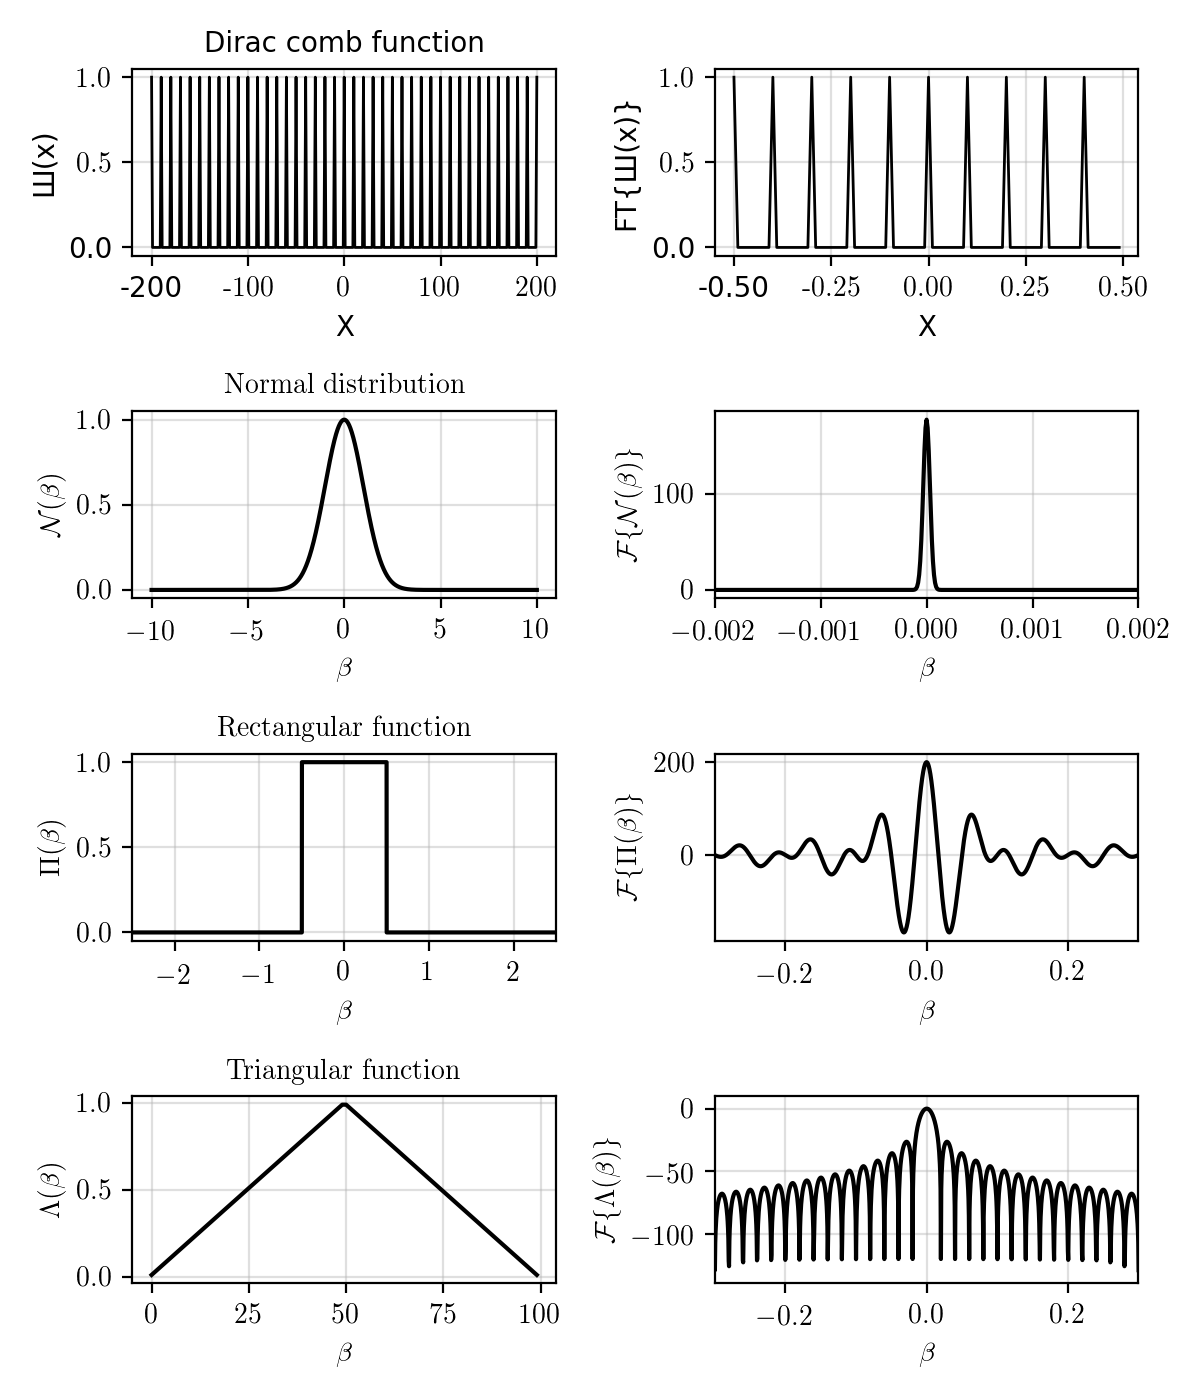

Write Python code to recreate this figure.
import matplotlib.pyplot as plt
import numpy as np
import os
import numpy.fft
from scipy import signal

os.chdir('/home/volkoff/fourier')

plt.rcdefaults(); 
plt.rc('text', usetex = True); 
plt.rc('font', family = 'serif')

# Set
x = np.arange(-10, 10, 1e-5)

# Gaussian distribution
gaussian = lambda x: np.exp(-1*(x)**2/2)
fft_gaussian = np.fft.fftshift(np.abs(np.fft.fft(gaussian(x)))) / np.sqrt(len(gaussian(x)))

plt.figure(figsize = (12, 4))
plt.subplot(121) # Beta numbers normally distributed
plt.title('Normal distribution', fontsize = 12, loc = 'center')
plt.grid(True, alpha = 0.4)
plt.xlabel(r'$\beta$', fontsize = 12)
plt.ylabel(r'$\mathcal{N}(\beta)$', fontsize = 12)
plt.plot(x,  gaussian(x), 'k-', lw = 1.5)
plt.subplot(122) # FFT
plt.grid(True, alpha = 0.4)
plt.xlim(-0.002, 0.002)
plt.xlabel(r'$\beta$', fontsize = 12)
plt.ylabel(r'$\mathcal{F}\{\mathcal{N}(\beta)\}$', fontsize = 12)
fft_gaussian = np.fft.fftshift(np.abs(np.fft.fft(gaussian(x)))) / np.sqrt(len(gaussian(x)))
plt.plot(x, fft_gaussian, 'k-', lw = 1.5)
plt.tight_layout()
plt.savefig('gaussian.png', dpi  = 200)
plt.close() # plt.show()

# Rectangular function
rect = lambda x: np.where(abs(x)<=0.5, 1, 0)
y = np.zeros(len(x)); 
y[200:400] = 1
ffty = np.fft.fft(y); ffty = np.fft.fftshift(ffty)
fft_rect = np.real(ffty)

plt.figure(figsize = (12, 4))
plt.subplot(121) # Beta numbers 
plt.grid(True, alpha = 0.4)
plt.xlim(-2.5, 2.5)
plt.title('Rectangular function', fontsize = 12, loc = 'center')
plt.xlabel(r'$\beta$', fontsize = 12)
plt.ylabel(r'$\Pi$($\beta$)', fontsize = 12)
plt.plot(x,  rect(x), 'k-', lw = 1.5)
plt.subplot(122) # FFT
plt.grid(True, alpha = 0.4)
plt.xlim(-.3, .3)
plt.xlabel(r'$\beta$', fontsize = 12)
plt.ylabel(r'$\mathcal{F}\{\Pi(\beta)\}$', fontsize = 12)
plt.plot(x, fft_rect, 'k-', lw = 1.5)
plt.tight_layout()
plt.savefig('rectangular.png', dpi  = 200)
plt.close() # plt.show()

# Triangular function
triang = lambda x: signal.triang(x)
x_ = triang(100)
A = numpy.fft.fft(x_, 2048) / (len(x_)/2.0)
freq = np.linspace(-0.5, 0.5, len(A))
response = 20 * np.log10(np.abs(np.fft.fftshift(A / np.abs(A).max())))

plt.figure(figsize = (12, 4))
plt.subplot(121) # Beta numbers 
plt.grid(True, alpha = 0.4)
plt.title('Triangular function', fontsize = 12, loc = 'center')
plt.xlabel(r'$\beta$', fontsize = 12)
plt.ylabel(r'$\Lambda$($\beta$)', fontsize = 12)
plt.plot(x_, 'k-', lw = 1.5)
plt.subplot(122) # FFT
plt.grid(True, alpha = 0.4)
plt.ylim(-140, 10)
plt.xlim(-.3, .3)
plt.xlabel(r'$\beta$', fontsize = 12)
plt.ylabel(r'$\mathcal{F}\{\Lambda(\beta)\}$', fontsize = 12)
plt.plot(freq, response, 'k-', lw = 1.5)
plt.tight_layout()
plt.savefig('triangular.png', dpi  = 200)
plt.close() # plt.show()

# Sawtooth function
saw = lambda x: signal.sawtooth(x)
saw_fft_ = np.fft.fft(saw(x)); saw_fft = np.real(saw_fft_)

plt.figure(figsize = (12, 4))
plt.subplot(121) # Beta numbers 
plt.grid(True, alpha = 0.4)
plt.title('Sawtooth function', fontsize = 12, loc = 'center')
plt.xlabel(r'$\beta$', fontsize = 12)
plt.ylabel(r'$\mathcal{S}$($\beta$)', fontsize = 12)
plt.plot(x, saw(x), 'k-', lw = 1.5)
plt.subplot(122) # FFT
plt.grid(True, alpha = 0.4)
plt.xlabel(r'$\beta$', fontsize = 12)
plt.ylabel(r'$\mathcal{F}\{\mathcal{S}(\beta)\}$', fontsize = 12)
plt.plot(x, saw_fft, response, 'k-', lw = 1.5)
plt.tight_layout()
plt.savefig('sawtooth.png', dpi  = 200)
plt.close() # plt.show()

# Shah function
plt.rcdefaults(); 
sha = [u'\u0428']

Nx, dx = 200, 10 # Shah function
x1 = []
y1 = []

for i in range(-Nx, Nx+1):
    x1.append(i)
    if np.mod(np.abs(i), dx)<1:
        y1.append(1.)
    else:
        y1.append(0.)

xshah, yshah = np.array(x1), np.array(y1)

nftpoints = 100
F = numpy.fft.fft(y1, norm = 'ortho', n=nftpoints)
freq = numpy.fft.fftshift(numpy.fft.fftfreq(nftpoints))

plt.figure(figsize = (12, 4))
plt.subplot(121); 
plt.grid(True, alpha = 0.4);
plt.title('Dirac comb function', fontsize = 12, loc = 'center')
plt.xlabel('X', fontsize = 12)
plt.ylabel('%s(x)'%(sha[0]), fontsize = 12)
plt.plot(x1, y1, 'k-', lw = 1.)
plt.subplot(122); 
plt.grid(True, alpha = 0.4);
plt.xlabel('X', fontsize = 12)
plt.ylabel('FT{%s(x)}'%(sha[0]), fontsize = 12)
plt.plot(freq, np.absolute(F), 'k-', lw = 1.)
plt.tight_layout();
plt.savefig('dirac.png', dpi  = 200)
plt.close() # plt.show()

#

plt.figure(figsize = (6, 7))

plt.rcdefaults(); 

sha = [u'\u0428']

Nx, dx = 200, 10 # Shah function
x1 = []
y1 = []

for i in range(-Nx, Nx+1):
    x1.append(i)
    if np.mod(np.abs(i), dx)<1:
        y1.append(1.)
    else:
        y1.append(0.)

xshah, yshah = np.array(x1), np.array(y1)

nftpoints = 100
F = numpy.fft.fft(y1, norm = 'ortho', n=nftpoints)
freq = numpy.fft.fftshift(numpy.fft.fftfreq(nftpoints))

plt.subplot(421)
plt.grid(True, alpha = 0.4);
plt.title('Dirac comb function', fontsize = 10, loc = 'center')
plt.xlabel('X', fontsize = 10)
plt.ylabel('%s(x)'%(sha[0]), fontsize = 10)
plt.plot(x1, y1, 'k-', lw = 1.)

plt.subplot(422)
plt.grid(True, alpha = 0.4);
plt.xlabel('X', fontsize = 10)
plt.ylabel('FT{%s(x)}'%(sha[0]), fontsize = 10)
plt.plot(freq, np.absolute(F), 'k-', lw = 1.)

plt.rcdefaults(); 
plt.rc('text', usetex = True); 
plt.rc('font', family = 'serif')

plt.subplot(423)

plt.title('Normal distribution', fontsize = 10, loc = 'center')
plt.grid(True, alpha = 0.4)
plt.xlabel(r'$\beta$', fontsize = 10)
plt.ylabel(r'$\mathcal{N}(\beta)$', fontsize = 10)
plt.plot(x,  gaussian(x), 'k-', lw = 1.5)

plt.subplot(424)
plt.grid(True, alpha = 0.4)
plt.xlim(-0.002, 0.002)
plt.xlabel(r'$\beta$', fontsize = 10)
plt.ylabel(r'$\mathcal{F}\{\mathcal{N}(\beta)\}$', fontsize = 10)
fft_gaussian = np.fft.fftshift(np.abs(np.fft.fft(gaussian(x)))) / np.sqrt(len(gaussian(x)))
plt.plot(x, fft_gaussian, 'k-', lw = 1.5)

plt.subplot(425)
plt.grid(True, alpha = 0.4)
plt.xlim(-2.5, 2.5)
plt.title('Rectangular function', fontsize = 10, loc = 'center')
plt.xlabel(r'$\beta$', fontsize = 10)
plt.ylabel(r'$\Pi$($\beta$)', fontsize = 10)
plt.plot(x,  rect(x), 'k-', lw = 1.5)

plt.subplot(426)
plt.grid(True, alpha = 0.4)
plt.xlim(-.3, .3)
plt.xlabel(r'$\beta$', fontsize = 10)
plt.ylabel(r'$\mathcal{F}\{\Pi(\beta)\}$', fontsize = 10)
plt.plot(x, fft_rect, 'k-', lw = 1.5)

plt.subplot(427)
plt.grid(True, alpha = 0.4)
plt.title('Triangular function', fontsize = 10, loc = 'center')
plt.xlabel(r'$\beta$', fontsize = 10)
plt.ylabel(r'$\Lambda$($\beta$)', fontsize = 10)
plt.plot(x_, 'k-', lw = 1.5)

triang = lambda x: signal.triang(x)
x_ = triang(100)
A = numpy.fft.fft(x_, 2048) / (len(x_)/2.0)
freq = np.linspace(-0.5, 0.5, len(A))
response = 20 * np.log10(np.abs(np.fft.fftshift(A / np.abs(A).max())))

plt.subplot(428)
plt.grid(True, alpha = 0.4)
plt.ylim(-140, 10)
plt.xlim(-.3, .3)
plt.xlabel(r'$\beta$', fontsize = 10)
plt.ylabel(r'$\mathcal{F}\{\Lambda(\beta)\}$', fontsize = 10)
plt.plot(freq, response, 'k-', lw = 1.5)

plt.tight_layout()
plt.savefig('fourier.png', dpi  = 200)
plt.show()